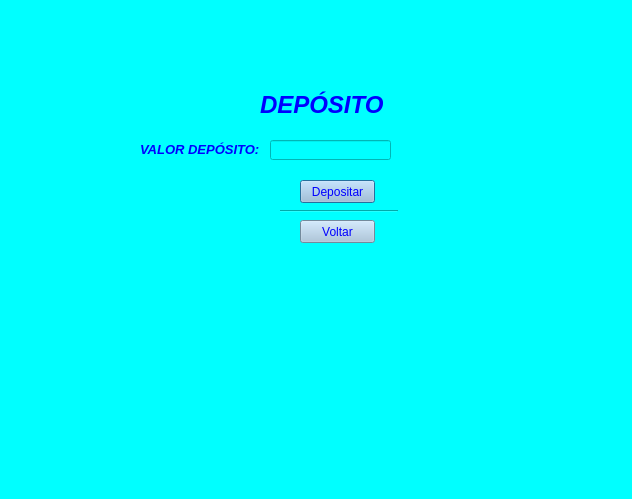
<?xml version="1.0" encoding="UTF-8"?>
<ui version="4.0">
 <class>Dialog</class>
 <widget class="QDialog" name="Dialog">
  <property name="geometry">
   <rect>
    <x>0</x>
    <y>0</y>
    <width>632</width>
    <height>499</height>
   </rect>
  </property>
  <property name="windowTitle">
   <string>Dialog</string>
  </property>
  <property name="styleSheet">
   <string notr="true">background-color: cyan</string>
  </property>
  <widget class="QLabel" name="label">
   <property name="geometry">
    <rect>
     <x>260</x>
     <y>80</y>
     <width>161</width>
     <height>51</height>
    </rect>
   </property>
   <property name="text">
    <string>&lt;html&gt;&lt;head/&gt;&lt;body&gt;&lt;p&gt;&lt;span style=&quot; font-size:18pt; font-weight:600; font-style:italic; color:#0000ff;&quot;&gt;DEPÓSITO&lt;/span&gt;&lt;/p&gt;&lt;/body&gt;&lt;/html&gt;</string>
   </property>
  </widget>
  <widget class="QLabel" name="label_2">
   <property name="geometry">
    <rect>
     <x>140</x>
     <y>140</y>
     <width>121</width>
     <height>20</height>
    </rect>
   </property>
   <property name="text">
    <string>&lt;html&gt;&lt;head/&gt;&lt;body&gt;&lt;p&gt;&lt;span style=&quot; font-size:10pt; font-weight:600; font-style:italic; color:#0000ff;&quot;&gt;VALOR DEPÓSITO: &lt;/span&gt;&lt;/p&gt;&lt;/body&gt;&lt;/html&gt;</string>
   </property>
  </widget>
  <widget class="QLineEdit" name="lineEdit">
   <property name="geometry">
    <rect>
     <x>270</x>
     <y>140</y>
     <width>121</width>
     <height>20</height>
    </rect>
   </property>
  </widget>
  <widget class="QPushButton" name="pushButton">
   <property name="geometry">
    <rect>
     <x>300</x>
     <y>180</y>
     <width>75</width>
     <height>23</height>
    </rect>
   </property>
   <property name="styleSheet">
    <string notr="true">QPushButton {background-color: #A3C1DA; color: blue;}
QPushButton:hover:!pressed {border: 3px solid green;}</string>
   </property>
   <property name="text">
    <string>Depositar</string>
   </property>
  </widget>
  <widget class="QPushButton" name="pushButton_2">
   <property name="geometry">
    <rect>
     <x>300</x>
     <y>220</y>
     <width>75</width>
     <height>23</height>
    </rect>
   </property>
   <property name="styleSheet">
    <string notr="true">QPushButton {background-color: #A3C1DA; color: blue;}
QPushButton:hover:!pressed {border: 3px solid yellow;}</string>
   </property>
   <property name="text">
    <string>Voltar</string>
   </property>
  </widget>
  <widget class="Line" name="line">
   <property name="geometry">
    <rect>
     <x>280</x>
     <y>210</y>
     <width>118</width>
     <height>3</height>
    </rect>
   </property>
   <property name="orientation">
    <enum>Qt::Horizontal</enum>
   </property>
  </widget>
 </widget>
 <resources/>
 <connections/>
</ui>
